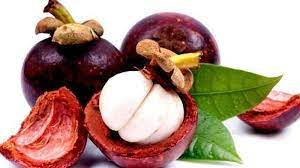
#> input picture praktikum/miroring/images2.jpg, 300 x 168 px, found by its file name
$ python miroring2.py
#> lines starting #> are read from the running program, lines starting #| are printed output that depends on the picture
import numpy as np
import imageio.v2 as img
import matplotlib.pyplot as plt

path = 'C://SMT_5//Pengolahan_Citra//praktikum//images2.jpg'
image = img.imread(path)
#> image is the input picture: shape (168, 300, 3); mean R, G, B 179, 149.5, 137.6

height, width = image.shape[:2]
#> height = 168; width = 300

horizontal_vertical = np.zeros_like(image)

for y in range(height):
    for x in range(width):
        horizontal_vertical[y, x] = image[height - 1 - y, width - 1 - x]
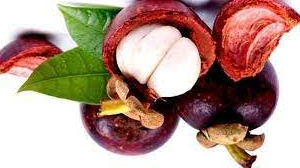
#> horizontal_vertical: shape (168, 300, 3); mean R, G, B 179, 149.5, 137.6


plt.figure(figsize=(15, 5))

plt.subplot(1, 2, 1)
plt.imshow(image)
plt.title("Gambar Asli")

plt.subplot(1, 2, 2)
plt.imshow(horizontal_vertical)
plt.title("Mirroring Horizontal & Vertikal Bersamaan")

plt.show()
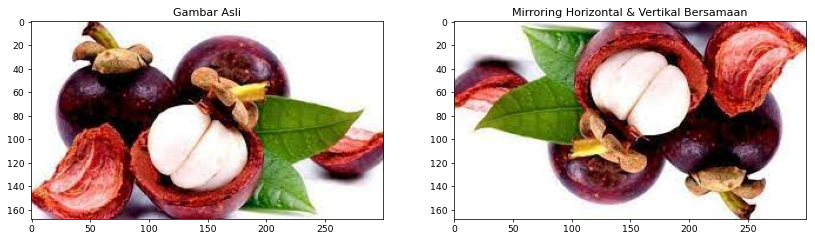
#> figure drawn by matplotlib, 2 panels

$ run again, with praktikum/miroring/miroring.png saved as praktikum/miroring/images2.jpg
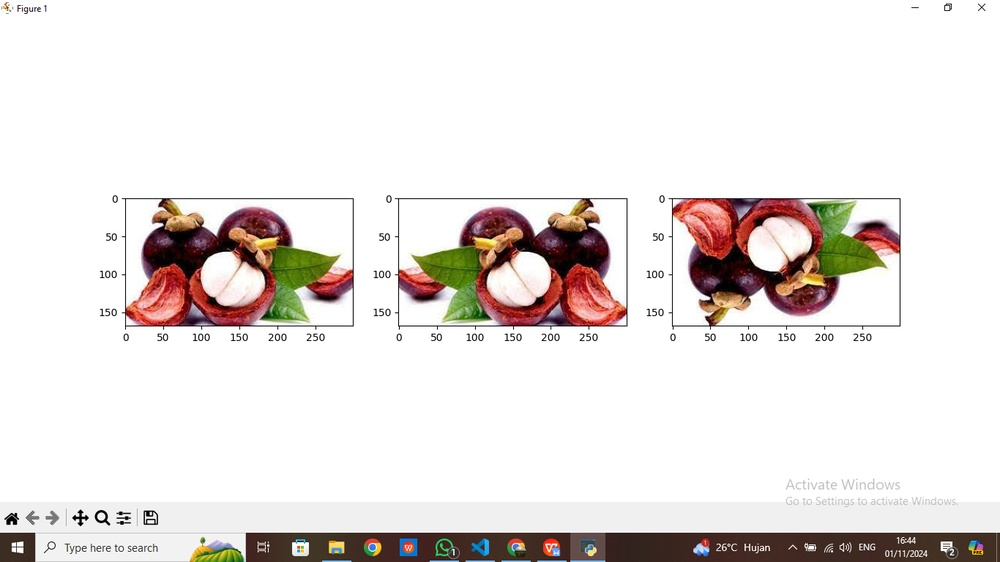
#> input picture praktikum/miroring/miroring.png, 1000 x 562 px, shrunk from 1366 x 768 before the run, found by its file name
#> image is the input picture: shape (562, 1000, 3); mean R, G, B 232.8, 227.6, 225.3
#> after the loop `for y in range(height):`:
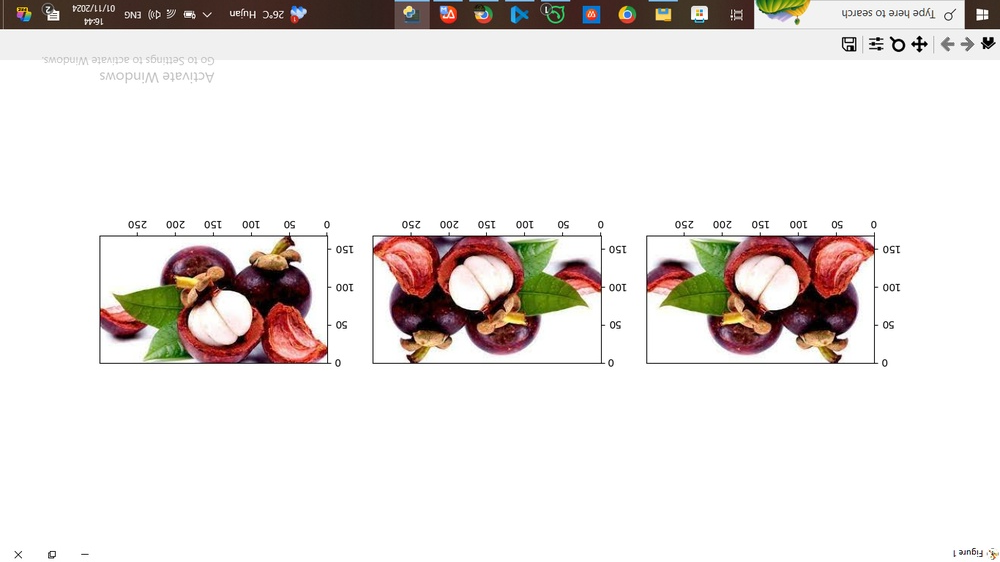
#> horizontal_vertical: shape (562, 1000, 3); mean R, G, B 232.8, 227.6, 225.3
#> `plt.show()`:
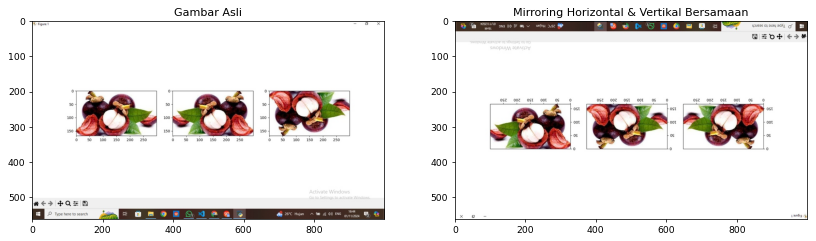
#> figure drawn by matplotlib, 2 panels

$ run again, with praktikum/miroring/miroring2.png saved as praktikum/miroring/images2.jpg
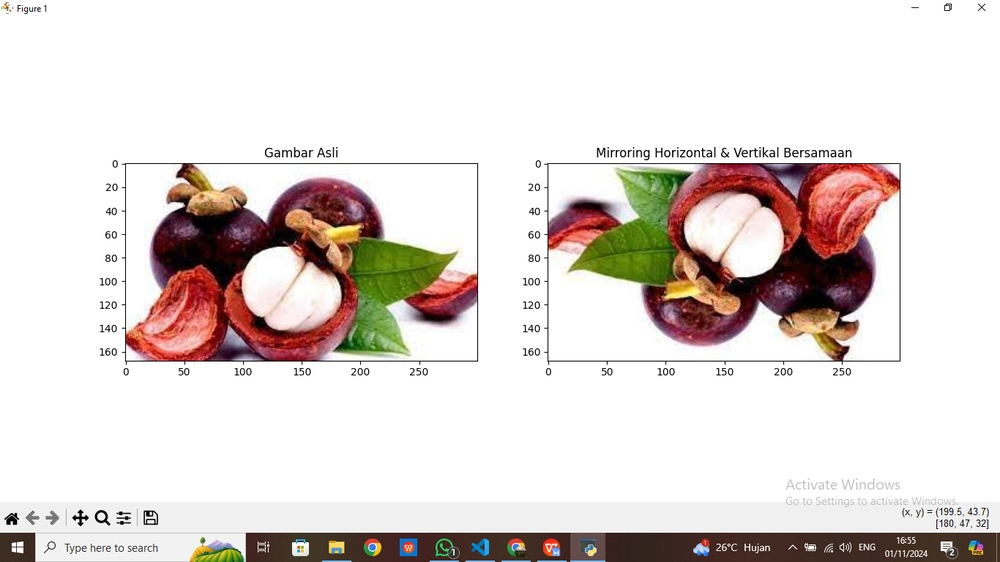
#> input picture praktikum/miroring/miroring2.png, 1000 x 562 px, shrunk from 1366 x 768 before the run, found by its file name
#> image is the input picture: shape (562, 1000, 3); mean R, G, B 225.2, 217.3, 213.9
#> after the loop `for y in range(height):`:
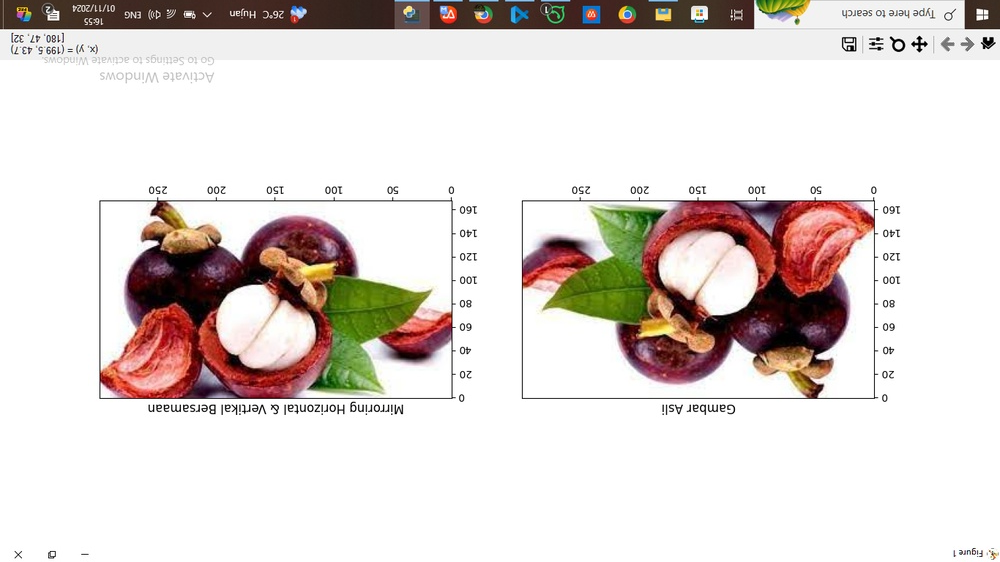
#> horizontal_vertical: shape (562, 1000, 3); mean R, G, B 225.2, 217.3, 213.9
#> `plt.show()`:
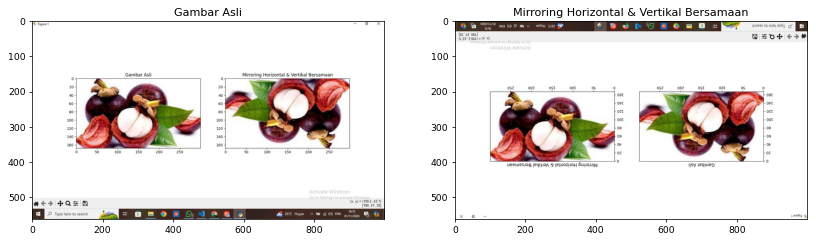
#> figure drawn by matplotlib, 2 panels
